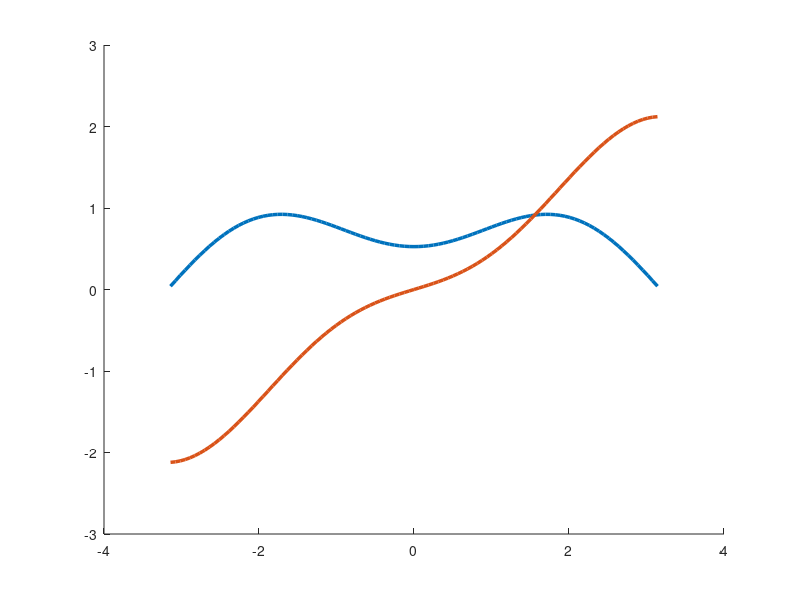

Reproduce this figure in MATLAB. (Note: this script raises an error after producing the figure.)
clear all
close all
%%
r = 1;
th = linspace(-pi, pi, 101);
y1 = sqrt(r/(2*pi)).*(7/3*cos(th./2) - cos(3*th./2)) + ...
     (1/(4*sqrt(2*pi)))^2*(-1/15*log(r)-52/45*(log(r)+3/4*sin(th).^2) - 103/48*cos(th) + 26/15*cos(2*th)-3/16*cos(3*th));
y2 = sqrt(r/(2*pi)).*(13/3*sin(th./2) - sin(3*th./2)) + ...
    (1/(4*sqrt(2*pi)))^2*(th/15 - 52/45*(th/4 - 3/8*sin(2*th)) - 61/48*sin(th) + 26/15*sin(2*th) - 3/16*sin(3*th)) ;

figure(1)
hold on 
plot(th, y1, 'linewidth', 2.5)
plot(th, y2, 'linewidth', 2.5)
xline(-pi, '--k')
xline(-3*pi/4, '--k')
xline(-2*pi/4, '--k')
xline(-pi/4, '--k')
xline(0, '--k')
xline(pi/4, '--k')
xline(2*pi/4, '--k')
xline(3*pi/4, '--k')
xline(pi, '--k')

% h0 is the height 
h0 = 100000.0;
% Amount of displacement 
Delta = 100; 
% stretch in direction of displacement 
lambda_a = 1 + Delta/h0;

% Known a for specific geometry 
a = 2*sqrt(h0/pi)*(lambda_a - inv(lambda_a));
c = 1.55;
%%
k_I = 1;
mu = 1;
scale = 0.2;

test_par = k_I/(4*mu); 

%% Define LHS section - discontinuous section 
x_l_b = linspace(-0.5, -0.5, 101);
y_l_b = linspace(-0.5, -0, 101);
% Convert coordinates
r_l_b = sqrt(x_l_b.^2 + y_l_b.^2);
th_l_b = atan(y_l_b./x_l_b) - pi;

x_l_t = linspace(-0.5, -0.5, 101);
y_l_t = linspace(0, 0.5, 101);
% Convert coordinates
r_l_t = sqrt(x_l_t.^2 + y_l_t.^2);
th_l_t = atan(y_l_t./x_l_t) + pi;

y1_l_b = test_par*sqrt(r_l_b/(2*pi)).*(7/3*cos(th_l_b./2) - cos(3*th_l_b./2)) + ...
         (test_par/(sqrt(2*pi)))^2*(-1/15*log(r_l_b)-52/45*(log(r_l_b)+3/4*sin(th_l_b).^2) - 103/48*cos(th_l_b) + 26/15*cos(2*th_l_b)-3/16*cos(3*th_l_b));
%c*r.*cos(th-pi) - x_l_b;
y2_l_b = test_par*sqrt(r_l_b/(2*pi)).*(13/3*sin(th_l_b./2) - sin(3*th_l_b./2)) + ...
         (test_par/(sqrt(2*pi)))^2*(th_l_b/15 - 52/45*(th_l_b/4 - 3/8*sin(2*th_l_b)) - 61/48*sin(th_l_b) + 26/15*sin(2*th_l_b) - 3/16*sin(3*th_l_b)) ;
%a*sqrt(r).*sin((th-pi)./2) - y_l_b;
y1_l_t = test_par*sqrt(r_l_t/(2*pi)).*(7/3*cos(th_l_t./2) - cos(3*th_l_t./2)) + ...
         (test_par/(sqrt(2*pi)))^2*(-1/15*log(r_l_t) - 52/45*(log(r_l_t) + 3/4*sin(th_l_t).^2) - 103/48*cos(th_l_t) + 26/15*cos(2*th_l_t) -3/16*cos(3*th_l_t));
% c*r.*cos(th+pi) - x_l_t;
y2_l_t = test_par*sqrt(r_l_t/(2*pi)).*(13/3*sin(th_l_t./2) - sin(3*th_l_t./2)) + ...
         (test_par/(sqrt(2*pi)))^2*(th_l_t/15 - 52/45*(th_l_t/4 - 3/8*sin(2*th_l_t)) - 61/48*sin(th_l_t) + 26/15*sin(2*th_l_t) - 3/16*sin(3*th_l_t)) ;
%a*sqrt(r).*sin((th+pi)./2) - y_l_t;

%% Define Top section - continuous
x_t_l = linspace(-0.5, 0, 101);
y_t_l = linspace(0.5, 0.5, 101);
% Convert coordinates
r_t_l = sqrt(x_t_l.^2 + y_t_l.^2);
th_t_l = atan(y_t_l./x_t_l);
th_t_l(101) = -th_t_l(101);
th_t_l = th_t_l + pi; 

x_t_r = linspace(0, 0.5, 101);
y_t_r = linspace(0.5, 0.5, 101);
% Convert coordinates
r_t_r = sqrt(x_t_r.^2 + y_t_r.^2);
th_t_r = atan(y_t_r./x_t_r);

y1_t_l = test_par*sqrt(r_t_l/(2*pi)).*(7/3*cos(th_t_l./2) - cos(3*th_t_l./2)) + ...
         test_par^2*(1/(sqrt(2*pi)))^2*(-1/15*log(r_t_l) - 52/45*(log(r_t_l) + 3/4*sin(th_t_l).^2) - 103/48*cos(th_t_l) + 26/15*cos(2*th_t_l) -3/16*cos(3*th_t_l));
%flip(c*r.*cos(th + pi) - x_t_l);
y2_t_l = test_par*sqrt(r_t_l/(2*pi)).*(13/3*sin(th_t_l./2) - sin(3*th_t_l./2)) + ...
         test_par^2*(1/(sqrt(2*pi)))^2*(th_t_l/15 - 52/45*(th_t_l/4 - 3/8*sin(2*th_t_l)) - 61/48*sin(th_t_l) + 26/15*sin(2*th_t_l) - 3/16*sin(3*th_t_l)) ;
%flip(a*sqrt(r).*sin((th + pi)./2) - y_t_l);
y1_t_r = test_par*sqrt(r_t_r/(2*pi)).*(7/3*cos(th_t_r./2) - cos(3*th_t_r./2)) + ...
         test_par^2*(1/(sqrt(2*pi)))^2*(-1/15*log(r_t_r) - 52/45*(log(r_t_r) + 3/4*sin(th_t_r).^2) - 103/48*cos(th_t_r) + 26/15*cos(2*th_t_r) -3/16*cos(3*th_t_r));
%c*r.*cos(th) - x_t_r;
y2_t_r = test_par*sqrt(r_t_r/(2*pi)).*(13/3*sin(th_t_r./2) - sin(3*th_t_r./2)) + ...
         test_par^2*(1/(sqrt(2*pi)))^2*(th_t_r/15 - 52/45*(th_t_r/4 - 3/8*sin(2*th_t_r)) - 61/48*sin(th_t_r) + 26/15*sin(2*th_t_r) - 3/16*sin(3*th_t_r)) ;
%a*sqrt(r).*sin((th)./2) - y_t_r;

%% Define RHS - continuous
x_rhs = linspace(0.5, 0.5, 101);
y_rhs = linspace(0.5, -0.5, 101);
% Convert coordinates
r_r = sqrt(x_rhs.^2 + y_rhs.^2);
th_r = atan(y_rhs./x_rhs);
thdeg = rad2deg(th_r)

y1_rhs = test_par*sqrt(r_r/(2*pi)).*(7/3*cos(th_r./2) - cos(3*th_r./2)) + ...
         test_par^2*(1/(sqrt(2*pi)))^2*(-1/15*log(r_r) - 52/45*(log(r_r) + 3/4*sin(th_r).^2) - 103/48*cos(th_r) + 26/15*cos(2*th_r) -3/16*cos(3*th_r));
%c*r.*cos(th) - x_rhs;
y2_rhs = test_par*sqrt(r_r/(2*pi)).*(13/3*sin(th_r./2) - sin(3*th_r./2)) + ...
         test_par^2*(1/(sqrt(2*pi)))^2*(th_r/15 - 52/45*(th_r/4 - 3/8*sin(2*th_r)) - 61/48*sin(th_r) + 26/15*sin(2*th_r) - 3/16*sin(3*th_r)) ;
%flip(a*sqrt(r).*sin((th + pi)./2) - y_t_l);
%a*sqrt(r).*sin((th)./2) - y_rhs;

%% Define Bottom - continuous 
x_b_r = linspace(0.5, 0, 101);
y_b_r = linspace(-0.5, -0.5, 101);
% Convert coordinates
r_b_r = sqrt(x_b_r.^2 + y_b_r.^2);
th_b_r = atan(y_b_r./x_b_r);

x_b_l = linspace(0, -0.5, 101);
y_b_l = linspace(-0.5, -0.5, 101);
% Convert coordinates
r_b_l = sqrt(x_b_l.^2 + y_b_l.^2);
th_b_l = atan(y_b_l./x_b_l);
th_b_l(1) = -th_b_l(1);
th_b_l = th_b_l - pi;

y1_b_r = test_par*sqrt(r_b_r/(2*pi)).*(7/3*cos(th_b_r./2) - cos(3*th_b_r./2)) + ...
         test_par^2*(1/(sqrt(2*pi)))^2*(-1/15*log(r_b_r) - 52/45*(log(r_b_r) + 3/4*sin(th_b_r).^2) - 103/48*cos(th_b_r) + 26/15*cos(2*th_b_r) -3/16*cos(3*th_b_r));
y2_b_r = test_par*sqrt(r_b_r/(2*pi)).*(13/3*sin(th_b_r./2) - sin(3*th_b_r./2)) + ...
         test_par^2*(1/(sqrt(2*pi)))^2*(th_b_r/15 - 52/45*(th_b_r/4 - 3/8*sin(2*th_b_r)) - 61/48*sin(th_b_r) + 26/15*sin(2*th_b_r) - 3/16*sin(3*th_b_r)) ;

y1_b_l = test_par*sqrt(r_b_l/(2*pi)).*(7/3*cos(th_b_l./2) - cos(3*th_b_l./2)) + ...
         test_par^2*(1/(sqrt(2*pi)))^2*(-1/15*log(r_b_l) - 52/45*(log(r_b_l) + 3/4*sin(th_b_l).^2) - 103/48*cos(th_b_l) + 26/15*cos(2*th_b_l) -3/16*cos(3*th_b_l));
y2_b_l = test_par*sqrt(r_b_l/(2*pi)).*(13/3*sin(th_b_l./2) - sin(3*th_b_l./2)) + ...
         test_par^2*(1/(sqrt(2*pi)))^2*(th_b_l/15 - 52/45*(th_b_l/4 - 3/8*sin(2*th_b_l)) - 61/48*sin(th_b_l) + 26/15*sin(2*th_b_l) - 3/16*sin(3*th_b_l)) ;

%%
figure(2)
hold on
plot(linspace(-1.5, -1, 101), scale*y1_b_r, 'r', 'LineWidth', 2.5)
plot(linspace(-1.5, -1, 101), scale*y2_b_r, 'b', 'LineWidth', 2.5)
plot(linspace(-1, -0.5, 101), scale*y1_b_l, 'r', 'LineWidth', 2.5)
plot(linspace(-1, -0.5, 101), scale*y2_b_l, 'b', 'LineWidth', 2.5)
xline(-0.5, '--k')
plot(y_l_t, scale*y1_l_t, 'r', 'LineWidth', 2.5)
plot(y_l_t, scale*y2_l_t, 'b', 'LineWidth', 2.5)
h1 = plot(y_l_b, scale*y1_l_b, 'r', 'LineWidth', 2.5);
h2 = plot(y_l_b, scale*y2_l_b, 'b', 'LineWidth', 2.5);
xline(0.5, '--k') % top 
plot(linspace(0.5, 1., 101), scale*y1_t_l, 'r', 'LineWidth', 2.5)
plot(linspace(0.5, 1., 101), scale*y2_t_l, 'b', 'LineWidth', 2.5)
plot(linspace(1.0, 1.5, 101), scale*y1_t_r, 'r', 'LineWidth', 2.5)
plot(linspace(1.0, 1.5, 101), scale*y2_t_r, 'b', 'LineWidth', 2.5)
xline(1.5, '--k') % rhs
plot(linspace(1.5, 2.5, 101), scale*y1_rhs, 'r', 'LineWidth', 2.5)
plot(linspace(1.5, 2.5, 101), scale*y2_rhs, 'b', 'LineWidth', 2.5)

leg = legend([h1, h2],["u1", "u2"], 'Location', 'Best');

%%
k_I = 1;
mu = 1;
scale = 0.2;

par = k_I/(4*mu); 

x = linspace(-0.5,0,201);
y = linspace(0.0,0.0,201);

r = sqrt(x.^2 + y.^2);
th = atan(y./x)+pi;
r = r(1,1:200);
th = th(1,1:200);
ux = par*sqrt(r/(2*pi)).*(7/3*cos(th./2) - cos(3*th./2)) + ...
     par^2*(1/(sqrt(2*pi)))^2*(-1/15*log(r) - 52/45*(log(r) + 3/4*sin(th).^2) - 103/48*cos(th) + 26/15*cos(2*th) -3/16*cos(3*th));
uy = par*sqrt(r/(2*pi)).*(13/3*sin(th./2) - sin(3*th./2)) + ...
     par^2*(1/(sqrt(2*pi)))^2*(th/15 - 52/45*(th/4 - 3/8*sin(2*th)) - 61/48*sin(th) + 26/15*sin(2*th) - 3/16*sin(3*th)) ;
% ux - ux(0, 0) and uy - uy(0, 0)
uy_0 = uy - uy(end);
ux_0 = ux - ux(end); 

figure(1)
hold on 
plot(ux_0(1,:), uy_0(1,:), 'LineWidth', 2.5)

ux_fea = TestS1.Displacement0;
uy_fea = TestS1.Displacement1;
plot(ux_fea, uy_fea, 'LineWidth', 2.5)